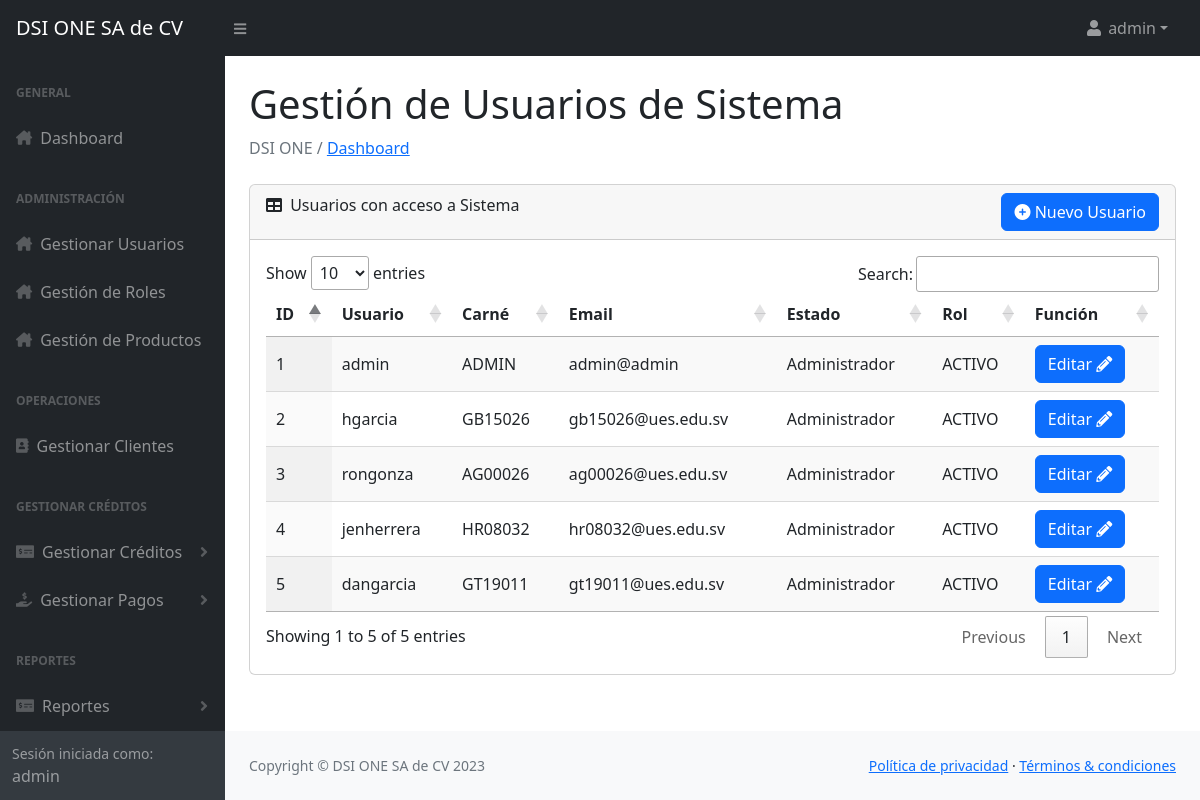
/Vista/admin_usuarios.php (signed in), run on an earlier commit of the app's database.
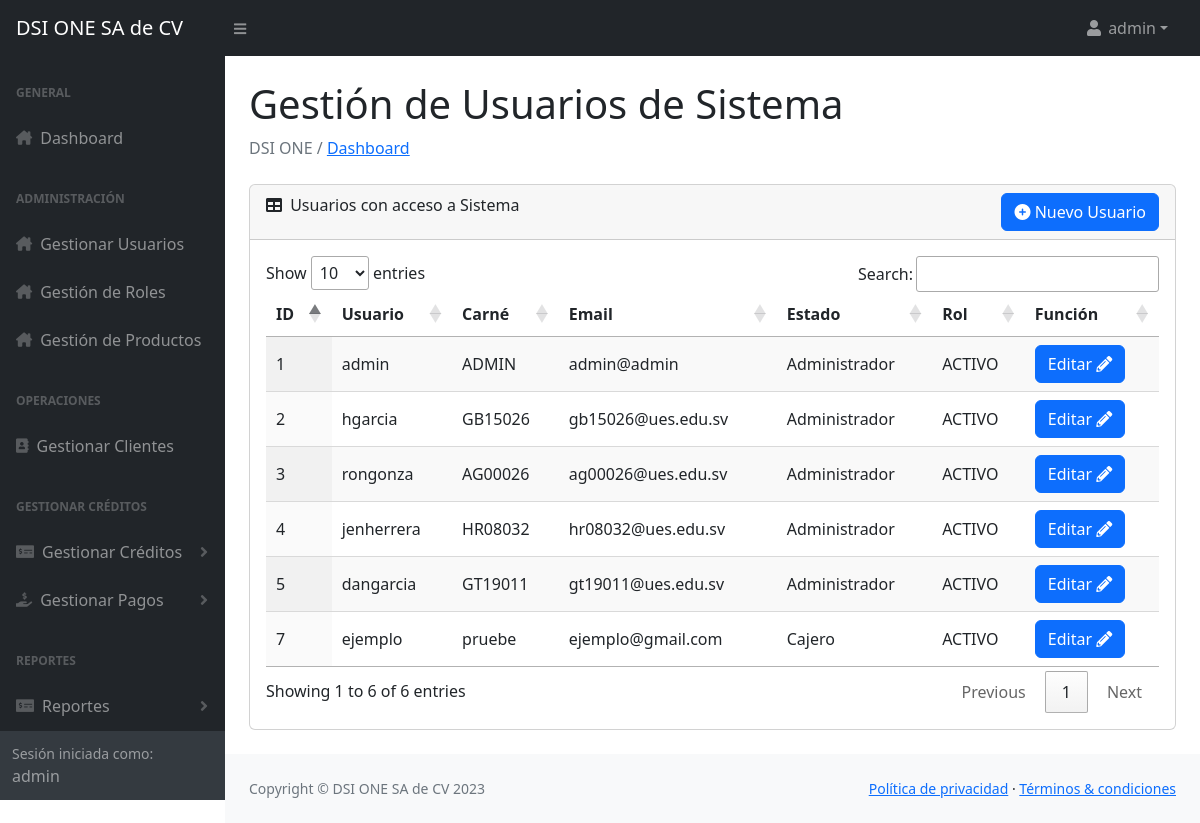
And on a later commit of the database.
### tables this page shows
CREATE TABLE `usuarios_dsi` (
  `id` int(11) NOT NULL,
  `username` varchar(15) NOT NULL,
  `password` varchar(25) NOT NULL,
  `carne` varchar(10) NOT NULL,
  `email` varchar(25) NOT NULL,
  `codigo_recuperacion` varchar(6) DEFAULT NULL,
  `estado` enum('ACTIVO','INACTIVO') NOT NULL DEFAULT 'ACTIVO',
  `rol` varchar(25) NOT NULL
);

### Vista/admin_usuarios.php (the view, shortened to what this page needs)
<?php include '../Controlador/sesion.php';
?>
<head>
    <?php include '../Modelo/o_head.php'; ?>
</head>
<body class="sb-nav-fixed">
    <?php include '../Modelo/o_menu.php'; ?>
    <div id="layoutSidenav_content">
        <main>
            <div class="container-fluid px-4">
                <h1 class="mt-4">Gestión de Usuarios de Sistema</h1>
                <ol class="breadcrumb mb-4">
                    <li class="breadcrumb-item active"> DSI ONE / <a href="../Vista/home.php"> Dashboard </a></li>
                </ol>
                <div class="card mb-4">
                    <div class="card-header">
                        <i class="fas fa-table me-1"></i>
                        Usuarios con acceso a Sistema
                        <div style="float: right;">
                            <button class="btn btn-primary" data-bs-toggle="modal" data-bs-target="#addUsuarioModal"><i class="fa-solid fa-circle-plus"></i> Nuevo Usuario</button>
                        </div>
                    </div>
                    <div class="card-body">
                        <table id="datatablesSimple" class="display">
                            <thead>
                                <tr>
                                    <th>ID</th>
                                    <th>Usuario</th>
                                    <th>Carné</th>
                                    <th>Email</th>
                                    <th>Estado</th>
                                    <th>Rol</th>
                                    <th>Función</th>
                                </tr>
                            </thead>
                            <tbody>
                                <?php
                                $query = "SELECT * FROM usuarios_dsi";
                                $result = $conn->query($query);
                                if ($result->num_rows > 0) {
                                    while ($row = $result->fetch_assoc()) {
                                        echo "<tr>";
                                        echo "<td>" . $row['id'] . "</td>";
                                        echo "<td>" . $row['username'] . "</td>";
                                        echo "<td>" . $row['carne'] . "</td>";
                                        echo "<td>" . $row['email'] . "</td>";
                                        echo "<td>" . $row['rol'] . "</td>";
                                        echo "<td>" . $row['estado'] . "</td>";
                                        echo '<td>
                                                <button class="btn btn-primary" onclick="cargarDatosUsuario(' . $row['id'] . ')" data-bs-toggle="modal" data-bs-target="#editUsuarioModal">Editar <i class="fas fa-pencil-alt" style="color: white;"></i></button>
                                            </td>';
                                        echo "</tr>";
                                    }
                                } else {
                                    echo "<tr><td colspan='7'>No se encontraron registros en la tabla usuarios_dsi.</td></tr>";
                                }
                                ?>
                            </tbody>
                        </table>
                    </div>
                </div>
            </div>
        </main>
        <?php include '../Modelo/o_scrips_generales.php'; ?>
</body>
</html>

### Controlador/sesion.php (shortened to what this page needs)
<!DOCTYPE html>
<html lang="es">

### Modelo/o_head.php (shortened to what this page needs)
<link rel="stylesheet" href="//cdn.datatables.net/1.13.4/css/jquery.dataTables.min.css">
<link rel="stylesheet" href="https://cdn.jsdelivr.net/npm/bootstrap@5.1.0/dist/css/bootstrap.min.css">
<link rel="stylesheet" href="https://cdnjs.cloudflare.com/ajax/libs/font-awesome/6.2.0/css/all.min.css">
<link href="https://cdn.jsdelivr.net/npm/simple-datatables@7.1.2/dist/style.min.css" rel="stylesheet" />
<link rel="stylesheet" href="../Complementos/CSS/style.css">
<link href='https://unpkg.com/boxicons@2.1.1/css/boxicons.min.css' rel='stylesheet'>
<link rel="stylesheet" href="https://cdnjs.cloudflare.com/ajax/libs/font-awesome/5.15.3/css/all.min.css" />

### Modelo/o_menu.php (shortened to what this page needs)
<nav class="sb-topnav navbar navbar-expand navbar-dark bg-dark">
    <a class="navbar-brand ps-3" href="../Vista/home.php">DSI ONE SA de CV</a>
    <button class="btn btn-link btn-sm order-1 order-lg-0 me-4 me-lg-0" id="sidebarToggle" href="../Vista/home.php"><i class="fas fa-bars"></i></button>
    <ul class="navbar-nav ms-auto ms-md-0 me-3 me-lg-4">
        <li class="nav-item dropdown">
            <a class="nav-link dropdown-toggle" id="navbarDropdown" role="button" data-bs-toggle="dropdown" aria-expanded="false"><i class="fas fa-user fa-fw" aria-hidden="true"></i> <?php echo $_SESSION['username']; ?></a>
        </li>
    </ul>
</nav>
<div id="layoutSidenav">
    <div id="layoutSidenav_nav">
        <nav class="sb-sidenav accordion sb-sidenav-dark" id="sidenavAccordion">
            <div class="sb-sidenav-menu">
                <div class="nav">
                    <div class="sb-sidenav-menu-heading">General</div>
                    <a class="nav-link" href="../Vista/home.php">
                        <div class="sb-nav-link-icon"><i class="fas fa-home-lg"></i></div>
                        Dashboard
                    </a>
                    <div class="sb-sidenav-menu-heading">Administración</div>
                    <a class="nav-link" href="../Vista/admin_usuarios.php">
                        <div class="sb-nav-link-icon"><i class="fas fa-home-lg"></i></div>
                        Gestionar Usuarios
                    </a>
                    <a class="nav-link" href="../Vista/admin_roles.php">
                        <div class="sb-nav-link-icon"><i class="fas fa-home-lg"></i></div>
                        Gestión de Roles
                    </a>
                    <a class="nav-link" href="../Vista/gestion_productos.php">
                        <div class="sb-nav-link-icon"><i class="fas fa-home-lg"></i></div>
                        Gestión de Productos
                    </a>
                    <div class="sb-sidenav-menu-heading">Operaciones</div>
                    <a class="nav-link" href="../Vista/aa_crear_cliente.php">
                        <div class="sb-nav-link-icon"><i class="fas fa-address-book"></i></div>
                        Gestionar Clientes
                    </a>
                    <div class="sb-sidenav-menu-heading">Gestionar Créditos</div>
                    <a class="nav-link collapsed" href="#" data-bs-toggle="collapse" data-bs-target="#collapseCreditos" aria-expanded="false" aria-controls="collapseCreditos">
                        <div class="sb-nav-link-icon"><i class="fas fa-money-check-alt"></i></div>
                        Gestionar Créditos
                        <div class="sb-sidenav-collapse-arrow"><i class="fas fa-angle-down"></i></div>
                    </a>
                    <a class="nav-link collapsed" href="#" data-bs-toggle="collapse" data-bs-target="#collapsePagos" aria-expanded="false" aria-controls="collapsePagos">
                        <div class="sb-nav-link-icon"><i class="fas fa-hand-holding-usd"></i></div>
                        Gestionar Pagos
                        <div class="sb-sidenav-collapse-arrow"><i class="fas fa-angle-down"></i></div>
                    </a>
                    <div class="sb-sidenav-menu-heading">Reportes</div>
                    <a class="nav-link collapsed" href="#" data-bs-toggle="collapse" data-bs-target="#collapseReportes" aria-expanded="false" aria-controls="collapseReportes">
                        <div class="sb-nav-link-icon"><i class="fas fa-money-check-alt"></i></div>
                        Reportes
                        <div class="sb-sidenav-collapse-arrow"><i class="fas fa-angle-down"></i></div>
                    </a>
                </div>
            </div>
            <div class="sb-sidenav-footer">
                <div class="small">Sesión iniciada como:</div>
                <?php echo $_SESSION['username']; ?>
            </div>
        </nav>
    </div>

### Modelo/o_scrips_generales.php (shortened to what this page needs)
<footer class="py-4 bg-light mt-auto">
    <div class="container-fluid px-4">
        <div class="d-flex align-items-center justify-content-between small">
            <div class="text-muted">Copyright &copy; DSI ONE SA de CV 2023</div>
            <div>
                <a href="#">Política de privacidad</a>
                &middot;
                <a href="#">Términos &amp; condiciones</a>
            </div>
        </div>
    </div>
</footer>
</div>
</div>

What changed in the data, as far as the page shows it:
added usuarios_dsi: id "7", username "ejemplo", carne "pruebe", email "ejemplo@gmail.com", rol "Cajero", estado "ACTIVO"
Also different on the page:
text written by a page script: "Show entries Search: Showing 1 to 5 of 5 entries Previous 1 Next" → "Show entries Search: Showing 1 to 6 of 6 entries Previous 1 Next"
